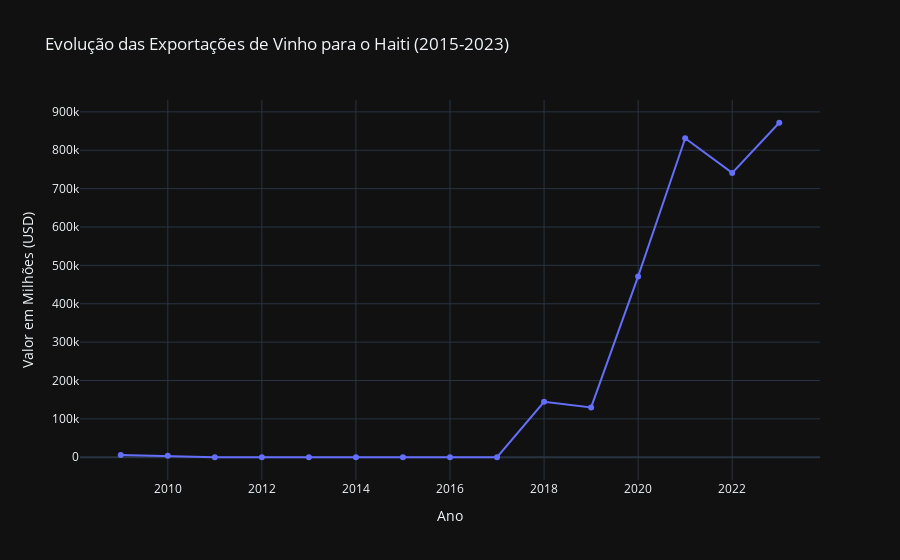

Notebook code for this chart:
### Markdown cell above
#### Haiti: Um Mercado Emergente Pós-2019
O aumento das exportações de vinho para o Haiti após 2019 pode ser atribuído a uma combinação de fatores econômicos, sociais e comerciais que transformaram o país em um mercado emergente para vinhos importados, incluindo os brasileiros.

1.  **Crescimento da Classe Média e Mudança de Hábitos:** Observou-se um crescimento da classe média haitiana, com maior interesse por produtos de status como o vinho.
2.  **Expansão das Exportações Brasileiras:** Ações promocionais e a desvalorização cambial tornaram os vinhos brasileiros mais competitivos. Vinícolas como a Aurora ampliaram sua presença no mercado haitiano.
3.  **Influência do Turismo:** O aumento do turismo internacional no Haiti também contribuiu para a maior demanda por vinhos importados em hotéis e restaurantes.

### Code cell
df_haiti = df_final[df_final['Pais'] == 'Haiti']

fig = px.line(
    df_haiti, x='Ano', y='Valor_USD',
    title='Evolução das Exportações de Vinho para o Haiti (2015-2023)',
    labels={'Valor_USD': 'Valor em Milhões (USD)'},
    template='plotly_dark',
    markers=True
)
fig.show()

### Figure 1 — Plotly figure (JSON) as saved in the notebook; plotly's stock layout.template omitted (floating-point values rounded to 4 significant figures)
{"data": [{"hovertemplate": "Ano=%{x}<br>Valor em Milhões (USD)=%{y}<extra></extra>", "legendgroup": "", "line": {"color": "#636efa", "dash": "solid"}, "marker": {"symbol": "circle"}, "mode": "lines+markers", "name": "", "orientation": "v", "showlegend": false, "type": "scatter", "x": [2009, 2010, 2011, 2012, 2013, 2014, 2015, 2016, 2017, 2018, 2019, 2020, 2021, 2022, 2023], "xaxis": "x", "y": [5863, 3750, 0, 0, 0, 0, 0, 0, 0, 144425, 129803, 471152, 831181, 741014, 871661], "yaxis": "y"}], "layout": {"legend": {"tracegroupgap": 0}, "title": {"text": "Evolução das Exportações de Vinho para o Haiti (2015-2023)"}, "xaxis": {"anchor": "y", "domain": [0, 1], "title": {"text": "Ano"}}, "yaxis": {"anchor": "x", "domain": [0, 1], "title": {"text": "Valor em Milhões (USD)"}}}}
